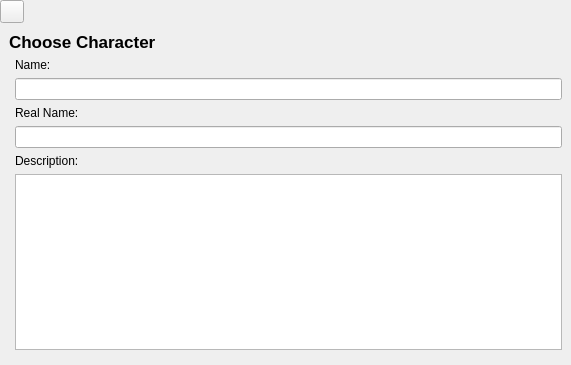
<?xml version="1.0" encoding="UTF-8"?>
<ui version="4.0">
 <class>CharactersDataEdit</class>
 <widget class="QWidget" name="CharactersDataEdit">
  <property name="geometry">
   <rect>
    <x>0</x>
    <y>0</y>
    <width>571</width>
    <height>365</height>
   </rect>
  </property>
  <property name="windowTitle">
   <string>Form</string>
  </property>
  <layout class="QGridLayout" name="gridLayout_2">
   <property name="leftMargin">
    <number>0</number>
   </property>
   <property name="topMargin">
    <number>0</number>
   </property>
   <property name="rightMargin">
    <number>0</number>
   </property>
   <property name="bottomMargin">
    <number>0</number>
   </property>
   <property name="spacing">
    <number>0</number>
   </property>
   <item row="0" column="0">
    <layout class="QHBoxLayout" name="horizontalLayout">
     <item>
      <widget class="FlatButton" name="addPhoto">
       <property name="toolTip">
        <string>Add Image</string>
       </property>
       <property name="text">
        <string/>
       </property>
       <property name="icon">
        <iconset resource="../../../../scenarist-core/Resources/Resources.qrc">
         <normaloff>:/Graphics/Icons/Editing/photo.png</normaloff>:/Graphics/Icons/Editing/photo.png</iconset>
       </property>
      </widget>
     </item>
     <item>
      <widget class="QLabel" name="topEmptyLabel">
       <property name="sizePolicy">
        <sizepolicy hsizetype="Expanding" vsizetype="Preferred">
         <horstretch>0</horstretch>
         <verstretch>0</verstretch>
        </sizepolicy>
       </property>
       <property name="text">
        <string/>
       </property>
      </widget>
     </item>
    </layout>
   </item>
   <item row="1" column="0">
    <widget class="QWidget" name="mainContainer" native="true">
     <property name="sizePolicy">
      <sizepolicy hsizetype="Preferred" vsizetype="Expanding">
       <horstretch>0</horstretch>
       <verstretch>0</verstretch>
      </sizepolicy>
     </property>
     <layout class="QGridLayout" name="gridLayout_4">
      <item row="0" column="0">
       <layout class="QGridLayout" name="gridLayout_3">
        <item row="0" column="0" rowspan="2">
         <widget class="QLabel" name="sourceName">
          <property name="sizePolicy">
           <sizepolicy hsizetype="Expanding" vsizetype="Ignored">
            <horstretch>0</horstretch>
            <verstretch>0</verstretch>
           </sizepolicy>
          </property>
          <property name="font">
           <font>
            <pointsize>13</pointsize>
            <weight>75</weight>
            <bold>true</bold>
           </font>
          </property>
          <property name="text">
           <string>Choose Character</string>
          </property>
          <property name="alignment">
           <set>Qt::AlignLeading|Qt::AlignLeft|Qt::AlignTop</set>
          </property>
          <property name="wordWrap">
           <bool>true</bool>
          </property>
          <property name="margin">
           <number>6</number>
          </property>
         </widget>
        </item>
       </layout>
      </item>
      <item row="1" column="0">
       <layout class="QGridLayout" name="gridLayout">
        <item row="4" column="1">
         <widget class="QLabel" name="descriptionTitle">
          <property name="text">
           <string>Description:</string>
          </property>
         </widget>
        </item>
        <item row="0" column="0" rowspan="7">
         <widget class="PhotosChooser" name="photos" native="true"/>
        </item>
        <item row="0" column="1">
         <widget class="QLabel" name="nameTitle">
          <property name="text">
           <string>Name:</string>
          </property>
         </widget>
        </item>
        <item row="1" column="1">
         <widget class="AcceptebleLineEdit" name="name"/>
        </item>
        <item row="2" column="1">
         <widget class="QLabel" name="realNameTitle">
          <property name="text">
           <string>Real Name:</string>
          </property>
         </widget>
        </item>
        <item row="3" column="1">
         <widget class="QLineEdit" name="realName"/>
        </item>
        <item row="5" column="1">
         <widget class="SimpleTextEditor" name="description"/>
        </item>
       </layout>
      </item>
     </layout>
    </widget>
   </item>
  </layout>
 </widget>
 <customwidgets>
  <customwidget>
   <class>FlatButton</class>
   <extends>QToolButton</extends>
   <header location="global">3rd_party/Widgets/FlatButton/FlatButton.h</header>
  </customwidget>
  <customwidget>
   <class>PhotosChooser</class>
   <extends>QWidget</extends>
   <header location="global">3rd_party/Widgets/PhotosChooser/PhotosChooser.h</header>
   <container>1</container>
  </customwidget>
  <customwidget>
   <class>AcceptebleLineEdit</class>
   <extends>QLineEdit</extends>
   <header location="global">3rd_party/Widgets/AcceptebleLineEdit/AcceptebleLineEdit.h</header>
  </customwidget>
  <customwidget>
   <class>SimpleTextEditor</class>
   <extends>QTextEdit</extends>
   <header location="global">3rd_party/Widgets/SimpleTextEditor/SimpleTextEditor.h</header>
  </customwidget>
 </customwidgets>
 <tabstops>
  <tabstop>name</tabstop>
  <tabstop>realName</tabstop>
  <tabstop>addPhoto</tabstop>
 </tabstops>
 <resources>
  <include location="../../../../scenarist-core/Resources/Resources.qrc"/>
  <include location="../../../../scenarist-core/Resources/Resources.qrc"/>
 </resources>
 <connections/>
</ui>
